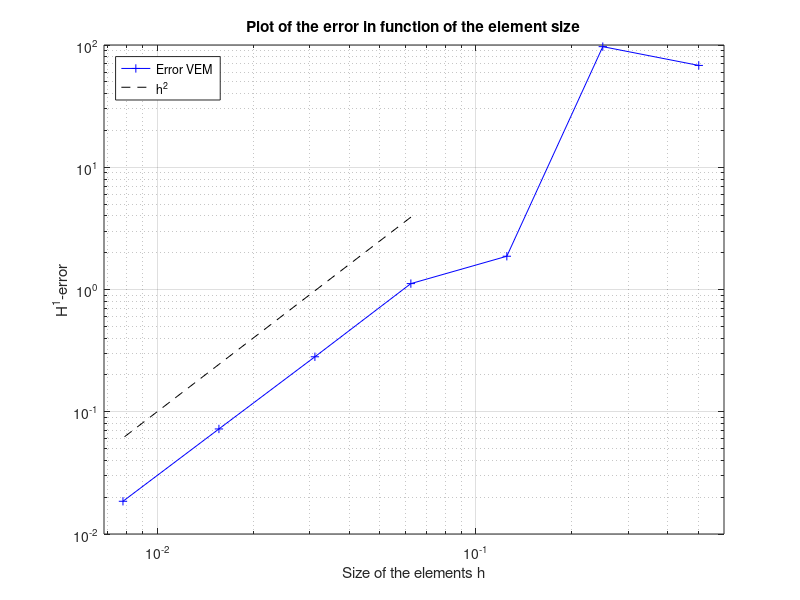
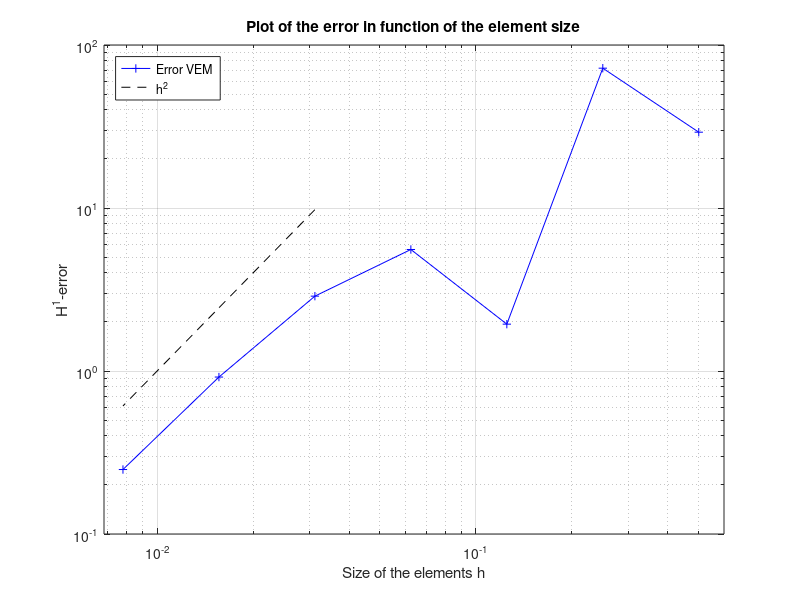

The MATLAB script that drew these images, in order:
% Analyse convergence of Laplace equation with Dirichlet boundary
% conditions with the linear (k=1) virtual element method
%
% Geometry: 2D -> square \Omega = (0,1)x(0,1) divided into n^2 square 
% elements, with n ranging from 2^0=1 to 2^7=128
% 			3D -> cube \Omega = (0,1)x(0,1)x(0,1) divided into n^3 cube 
% elements, with n ranging from 2^0=1 to 2^7=128
%
% Equation: -lap(u)=147*_pi^2*sin(7*_pi*x)*sin(7*_pi*y)*sin(7*_pi*z) on \Omega; 
% and u=sin(7*_pi*x)*sin(7*_pi*y)*sin(7*_pi*z) on \partial\Omega
%

clear
close all
clc

% Data
ne = 2.^(1:7); % number of elements
h = 1./ne; % size of the elements

% Load error from file
% Each row correspond to a given number of elements (from 2^0 to 2^7),
% the first column is the error in the L^\inf-norm, the 2nd one is the 
% error in the H^1-norm.

err2d = csvread('OutputSquare/error2D.txt');
err3d = csvread('OutputSquare/error3D.txt');

%% 2D analysis
% Compute analytically the error convergence slope
dh1=err2d(4:end-1,2)./err2d(5:end,2);
dli=err2d(4:end-1,1)./err2d(5:end,1);
dh=h(4:end-1)./h(5:end);

convH=log(dh1)./log(dh)'
convL=log(dli)./log(dh)'

% Visualization of the error convergence
exact = h(4:end).^2;
exact = exact*10^3;
figure;
loglog(h,err2d(:,2),'+-b');
hold on;
loglog(h(4:end),exact,'--k');
grid on;
xlabel('Size of the elements h');
ylabel('H^1-error');
xlim([h(end)-0.001,h(1)+0.1]);
title('Plot of the error in function of the element size');
legend('Error VEM', 'h^2', 'Location', 'northwest');

%% 3D analysis
% Compute analytically the error convergence slope
dh1=err3d(4:end-1,2)./err3d(5:end,2);
dli=err3d(4:end-1,1)./err3d(5:end,1);
dh=h(4:end-1)./h(5:end);

convH=log(dh1)./log(dh)'
convL=log(dli)./log(dh)'

% Visualization of the error convergence
exact = h(5:end).^2;
exact = exact*10^4;
figure;
loglog(h(1:end),err3d(:,2),'+-b');
hold on;
loglog(h(5:end),exact,'--k');
grid on;
xlabel('Size of the elements h');
ylabel('H^1-error');
xlim([h(end)-0.001,h(1)+0.1]);
title('Plot of the error in function of the element size');
legend('Error VEM', 'h^2', 'Location', 'northwest');

